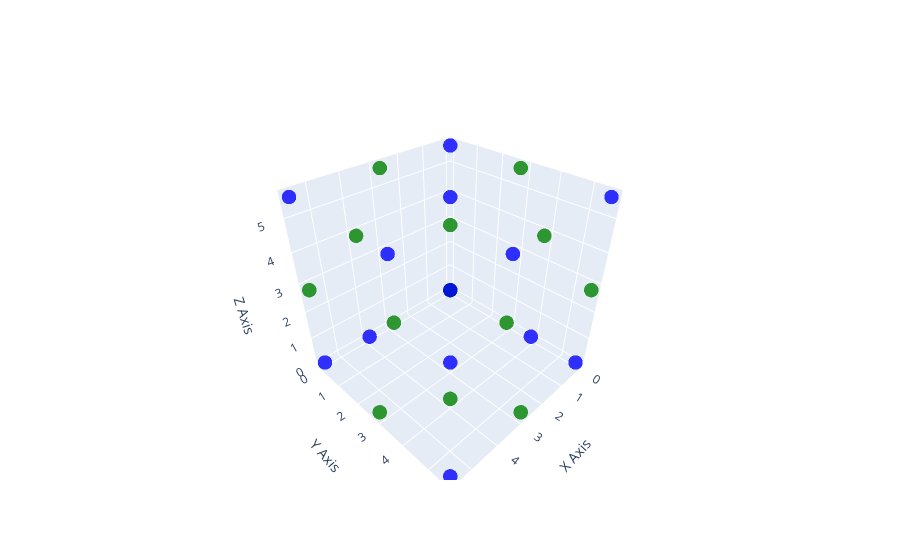

Source (notebook cell):
### Code cell
import plotly.graph_objs as go

def NaCl_Structure(scale_factor):
    vertices = []
    for x in range(3):
        for y in range(3):
            for z in range(3):
                # Even indices represent sodium (Na) ions, odd indices represent chloride (Cl) ions
                if (x + y + z) % 2 == 0:
                    vertices.append((x * scale_factor, y * scale_factor, z * scale_factor, 'Na'))  # Sodium ion
                else:
                    vertices.append((x * scale_factor, y * scale_factor, z * scale_factor, 'Cl'))  # Chloride ion
    return vertices

# Generating the vertices of a 2x2x2 NaCl lattice
nacl_vertices = NaCl_Structure((5.59/2))

# Extracting x, y, z coordinates and ion types for plotting
x_coords, y_coords, z_coords, ion_types = zip(*nacl_vertices)

# Creating a scatter3d trace for the NaCl lattice
trace = go.Scatter3d(
    x=x_coords,
    y=y_coords,
    z=z_coords,
    mode='markers',
    marker=dict(
        size=5,
        opacity=0.8,
        color=[('blue' if ion == 'Na' else 'green') for ion in ion_types]  # Na ions in blue, Cl ions in green
    ),
    text=ion_types,  # Show ion types on hover
)

# Creating layout for the plot
layout = go.Layout(
    scene=dict(
        xaxis=dict(title='X Axis'),
        yaxis=dict(title='Y Axis'),
        zaxis=dict(title='Z Axis')
    )
)

# Creating the figure and plotting the NaCl lattice
fig = go.Figure(data=[trace], layout=layout)

# Displaying the plot
fig.show()

### Figure 1 — Plotly figure (JSON) as saved in the notebook; plotly's stock layout.template omitted (floating-point values rounded to 4 significant figures)
{"data": [{"marker": {"color": ["blue", "green", "blue", "green", "blue", "green", "blue", "green", "blue", "green", "blue", "green", "blue", "green", "blue", "green", "blue", "green", "blue", "green", "blue", "green", "blue", "green", "blue", "green", "blue"], "opacity": 0.8, "size": 5}, "mode": "markers", "text": ["Na", "Cl", "Na", "Cl", "Na", "Cl", "Na", "Cl", "Na", "Cl", "Na", "Cl", "Na", "Cl", "Na", "Cl", "Na", "Cl", "Na", "Cl", "Na", "Cl", "Na", "Cl", "Na", "Cl", "Na"], "type": "scatter3d", "x": [0, 0, 0, 0, 0, 0, 0, 0, 0, 2.795, 2.795, 2.795, 2.795, 2.795, 2.795, 2.795, 2.795, 2.795, 5.59, 5.59, 5.59, 5.59, 5.59, 5.59, 5.59, 5.59, 5.59], "y": [0, 0, 0, 2.795, 2.795, 2.795, 5.59, 5.59, 5.59, 0, 0, 0, 2.795, 2.795, 2.795, 5.59, 5.59, 5.59, 0, 0, 0, 2.795, 2.795, 2.795, 5.59, 5.59, 5.59], "z": [0, 2.795, 5.59, 0, 2.795, 5.59, 0, 2.795, 5.59, 0, 2.795, 5.59, 0, 2.795, 5.59, 0, 2.795, 5.59, 0, 2.795, 5.59, 0, 2.795, 5.59, 0, 2.795, 5.59]}], "layout": {"scene": {"xaxis": {"title": {"text": "X Axis"}}, "yaxis": {"title": {"text": "Y Axis"}}, "zaxis": {"title": {"text": "Z Axis"}}}}}
